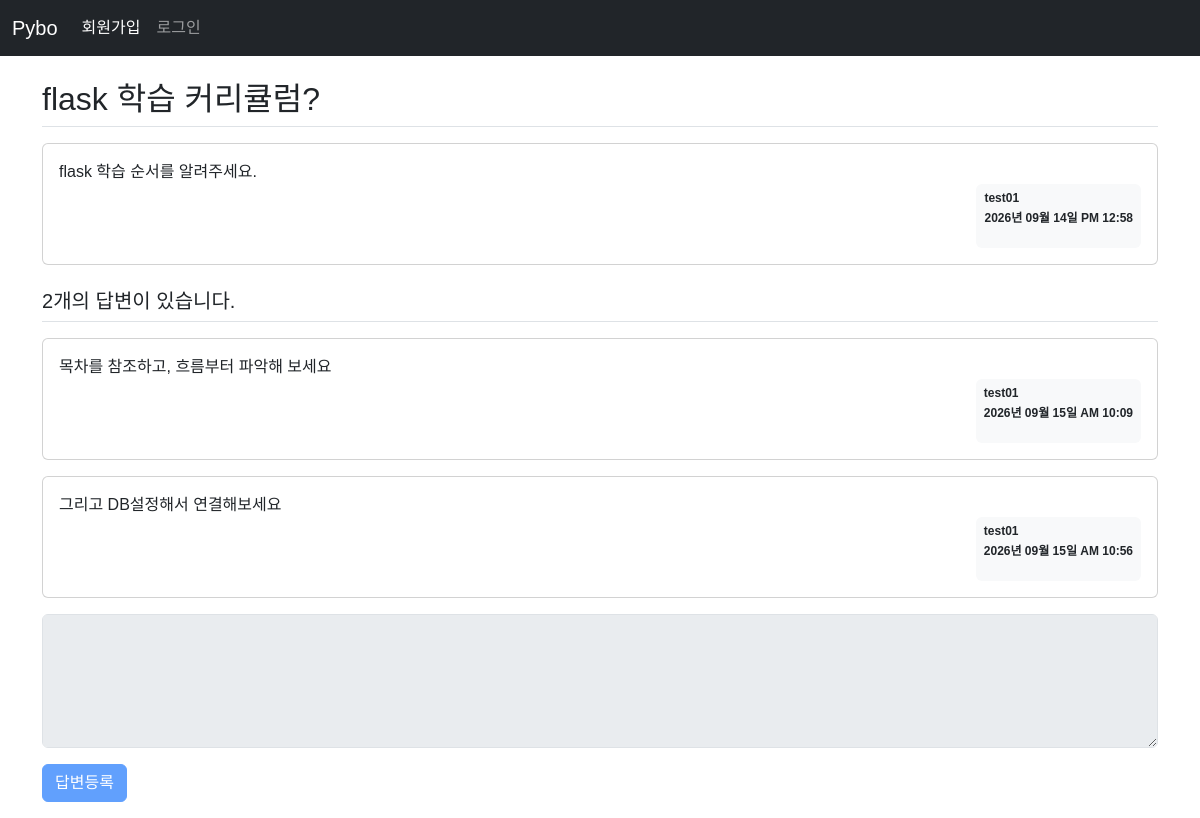
Screenshot of /question/detail/3 with the database file from the repository.
### pybo/models.py (models this page shows)
class Question(db.Model):
    id = db.Column(db.Integer, primary_key=True)
    subject = db.Column(db.String(200), nullable=False)
    content = db.Column(db.Text, nullable=False)
    create_date = db.Column(db.DateTime, nullable=False)
    user_id = db.Column(db.Integer, db.ForeignKey('user.id', ondelete='CASCADE'), nullable=False)
    user = db.relationship('User', backref=db.backref('question_set'))

class User(db.Model):
    id = db.Column(db.Integer, primary_key=True)
    username = db.Column(db.String(150), unique=True, nullable=False)
    password = db.Column(db.String(200), nullable=False)
    email = db.Column(db.String(120), unique=True, nullable=False)

class Answer(db.Model):
    id = db.Column(db.Integer, primary_key=True)
    question_id = db.Column(db.Integer, db.ForeignKey('question.id', ondelete='CASCADE'))
    question = db.relationship(Question, backref=db.backref('answer_set'))
    content = db.Column(db.Text, nullable=False)
    create_date = db.Column(db.DateTime, nullable=False)
    user_id = db.Column(db.Integer, db.ForeignKey('user.id', ondelete='CASCADE'), nullable=False)
    user = db.relationship('User', backref=db.backref('answer_set'))

### pybo/views/question_views.py (the view)
@bp.route('/detail/<int:question_id>')
def detail(question_id):
    form = AnswerForm() # 질문 상세 탬플릿에 폼 추가
    question = Question.query.get_or_404(question_id)
    return render_template('question/question_detail.html', question=question, form=form)

### pybo/forms.py
class AnswerForm(FlaskForm):
    content = TextAreaField('내용', validators=[DataRequired('내용은 필수 입력 항목입니다.')])
    submit = SubmitField('답변등록')

### pybo/filter.py (called while the page is built)
def format_datetime(value, fmt:str='%Y년 %m월 %d일 %p %I:%M'):
    return value.strftime(fmt)

### pybo/views/auth_views.py (called while the page is built)
@bp.before_app_request
def load_logged_in_user():
    user_id = session.get('user_id')
    if user_id is None:
        g.user = None
    else:
        g.user = User.query.get(user_id)

### pybo/templates/question/question_detail.html (shortened to what this page needs)
{% extends 'base.html' %}
{% block content %}
<div class="container my-3">
    <h2 class="border-bottom py-2">{{ question.subject }}</h2>
    <div class="card my-3">
        <div class="card-body">
            <div class="card-text" style="white-space: pre-line;">{{ question.content }}</div>
            <div class="d-flex justify-content-end">
                <div class="badge bg-light text-dark p-2">
                    <p class="mb-2 text-start">{{ question.user.username }}</p>
                    <p>{{ question.create_date | datetime }}</p>
                </div>
            </div>
        </div>
    </div>
    <h5 class="border-bottom my-3 py-2">{{ question.answer_set|length }}개의 답변이 있습니다.</h5>
    {% for answer in question.answer_set %}
    <div class="card my-3">
        <div class="card-body">
            <div class="card-text" style="white-space: pre-line;">{{ answer.content }}</div>
            <div class="d-flex justify-content-end">
                <div class="badge bg-light text-dark p-2">
                    <p class="mb-2 text-start">{{ answer.user.username }}</p>
                    <p>{{ answer.create_date | datetime }}</p>
                </div>
            </div>
        </div>
    </div>
    {% endfor %}
    <form action="{{ url_for('answer.create', question_id=question.id) }}" method="post" class="my-3" novalidate>
        <div class="mb-3">
            {{ form.content(class='form-control', rows='5', disabled=(not g.user)) }}
        </div>
        {{ form.submit(class="btn btn-primary", disabled=(not g.user)) }}
    </form>
</div>
{% endblock %}

### pybo/static/style.css (style rules this page uses)
body { font-family: "Noto Sans KR", sans-serif; font-weight: 400; }

### rows the page displays
Question: subject "flask 학습 커리큘럼?", content "flask 학습 순서를 알려주세요.", create_date "2026년 09월 14일 PM 12:58"
User: user.username "test01"
Answer: content "목차를 참조하고, 흐름부터 파악해 보세요", user.username "test01", create_date "2026년 09월 15일 AM 10:09"
Answer: content "그리고 DB설정해서 연결해보세요", user.username "test01", create_date "2026년 09월 15일 AM 10:56"

### other values shown
{{ question.answer_set|length }} "2"
